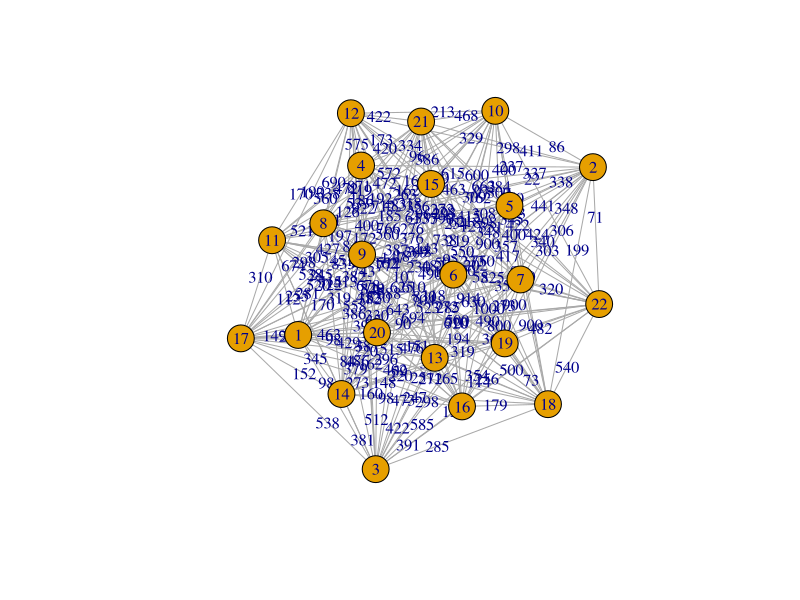

This figure's R source:
library(TSP)
col <- 22
nw.tsp <- matrix(c(0,10,98,245,348,386,330,281,170,68,112,305,429,345,513,486,149,296,319,463,451,90,
                   0,0,80,237,338,441,348,284,250,86,97,298,424,357,337,303,127,199,306,422,411,71,
                   0,0,0,162,251,473,298,273,160,151,177,387,422,381,402,391,538,285,585,512,515,130,
                   0,0,0,0,160,483,356,472,186,334,338,575,560,840,572,387,186,143,276,400,420,293,
                   0,0,0,0,0,348,400,428,234,400,535,615,750,697,762,825,369,250,417,550,600,340,
                   0,0,0,0,0,0,55,182,230,415,512,613,772,694,738,720,530,490,630,830,790,358,
                   0,0,0,0,0,0,0,95,200,345,482,621,1000,500,900,800,704,900,900,914,898,320,
                   0,0,0,0,0,0,0,0,197,472,521,690,743,722,922,820,674,625,774,833,871,348,
                   0,0,0,0,0,0,0,0,0,318,427,533,588,558,766,643,520,523,610,678,712,193,
                   0,0,0,0,0,0,0,0,0,0,96,213,309,272,329,308,162,253,300,463,468,22,
                   0,0,0,0,0,0,0,0,0,0,0,170,314,255,321,319,310,412,382,538,560,162,
                   0,0,0,0,0,0,0,0,0,0,0,0,192,126,173,185,190,296,263,419,422,239,
                   0,0,0,0,0,0,0,0,0,0,0,0,0,59,118,165,220,354,319,476,490,360,
                   0,0,0,0,0,0,0,0,0,0,0,0,0,0,65,98,152,247,220,379,382,361,
                   0,0,0,0,0,0,0,0,0,0,0,0,0,0,0,50,172,233,219,376,386,351,
                   0,0,0,0,0,0,0,0,0,0,0,0,0,0,0,0,148,179,114,272,285,500,
                   0,0,0,0,0,0,0,0,0,0,0,0,0,0,0,0,0,84,98,296,298,390,
                   0,0,0,0,0,0,0,0,0,0,0,0,0,0,0,0,0,0,73,256,273,540,
                   0,0,0,0,0,0,0,0,0,0,0,0,0,0,0,0,0,0,0,194,202,482,
                   0,0,0,0,0,0,0,0,0,0,0,0,0,0,0,0,0,0,0,0,147,610,
                   0,0,0,0,0,0,0,0,0,0,0,0,0,0,0,0,0,0,0,0,0,663,
                   0,0,0,0,0,0,0,0,0,0,0,0,0,0,0,0,0,0,0,0,0,0), 
                 byrow=T, ncol=22)
nw.tsp <- nw.tsp + t(nw.tsp)
colnames(nw.tsp) <- rownames(nw.tsp) <- as.character(1:22)
View(nw.tsp)
tsp <- TSP(nw.tsp)
n_of_cities(tsp)
labels(tsp)
tour <- solve_TSP(tsp) 
names(tour)
tour

library(igraph)
NW1 <- matrix(c(0,10,98,245,348,386,330,281,170,68,112,305,429,345,513,486,149,296,319,463,451,90,
                0,0,80,237,338,441,348,284,250,86,97,298,424,357,337,303,127,199,306,422,411,71,
                0,0,0,162,251,473,298,273,160,151,177,387,422,381,402,391,538,285,585,512,515,130,
                0,0,0,0,160,483,356,472,186,334,338,575,560,840,572,387,186,143,276,400,420,293,
                0,0,0,0,0,348,400,428,234,400,535,615,750,697,762,825,369,250,417,550,600,340,
                0,0,0,0,0,0,55,182,230,415,512,613,772,694,738,720,530,490,630,830,790,358,
                0,0,0,0,0,0,0,95,200,345,482,621,1000,500,900,800,704,900,900,914,898,320,
                0,0,0,0,0,0,0,0,197,472,521,690,743,722,922,820,674,625,774,833,871,348,
                0,0,0,0,0,0,0,0,0,318,427,533,588,558,766,643,520,523,610,678,712,193,
                0,0,0,0,0,0,0,0,0,0,96,213,309,272,329,308,162,253,300,463,468,22,
                0,0,0,0,0,0,0,0,0,0,0,170,314,255,321,319,310,412,382,538,560,162,
                0,0,0,0,0,0,0,0,0,0,0,0,192,126,173,185,190,296,263,419,422,239,
                0,0,0,0,0,0,0,0,0,0,0,0,0,59,118,165,220,354,319,476,490,360,
                0,0,0,0,0,0,0,0,0,0,0,0,0,0,65,98,152,247,220,379,382,361,
                0,0,0,0,0,0,0,0,0,0,0,0,0,0,0,50,172,233,219,376,386,351,
                0,0,0,0,0,0,0,0,0,0,0,0,0,0,0,0,148,179,114,272,285,500,
                0,0,0,0,0,0,0,0,0,0,0,0,0,0,0,0,0,84,98,296,298,390,
                0,0,0,0,0,0,0,0,0,0,0,0,0,0,0,0,0,0,73,256,273,540,
                0,0,0,0,0,0,0,0,0,0,0,0,0,0,0,0,0,0,0,194,202,482,
                0,0,0,0,0,0,0,0,0,0,0,0,0,0,0,0,0,0,0,0,147,610,
                0,0,0,0,0,0,0,0,0,0,0,0,0,0,0,0,0,0,0,0,0,663,
                0,0,0,0,0,0,0,0,0,0,0,0,0,0,0,0,0,0,0,0,0,0), 
              byrow=T, ncol=22)
rownames(NW1) <- colnames(NW1) <- as.character(1:22)

# shorest path matrix NW1
ig <- graph.adjacency(NW1, mode="undirected", weighted=TRUE)
plot(ig, edge.label=E(ig)$weight)
